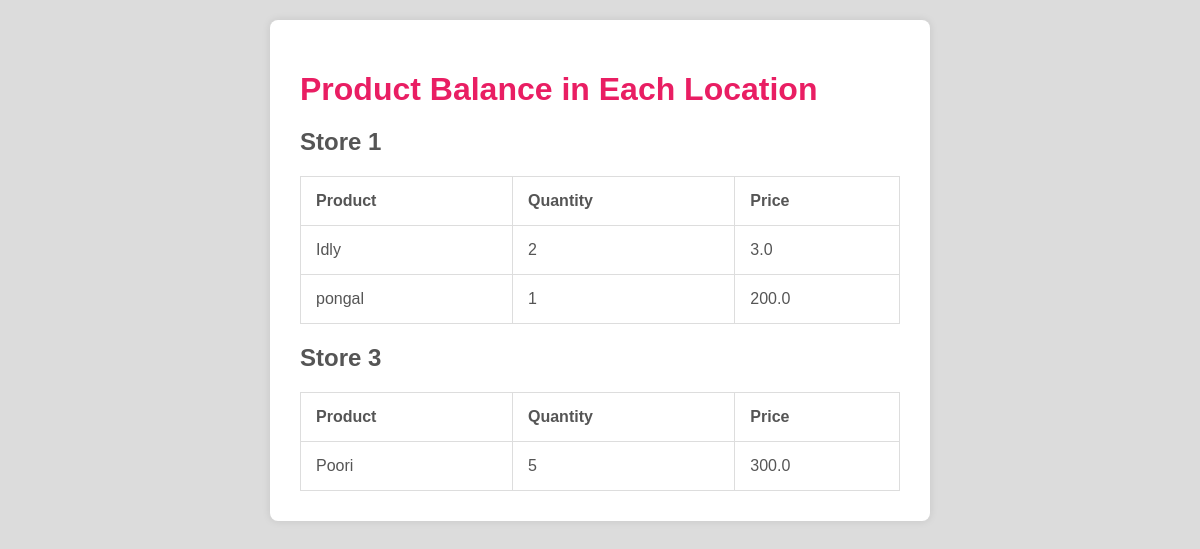
Page /product/report on the committed database.
### models.py (models this page shows)
class Location(db.Model):
    id = db.Column(db.Integer, primary_key=True)
    name = db.Column(db.String(255), nullable=False)
    products = db.relationship('Product', back_populates='location')

class Product(db.Model):
    id = db.Column(db.Integer, primary_key=True)
    name = db.Column(db.String(255), nullable=False)
    price = db.Column(db.Float, nullable=False)
    quantity = db.Column(db.Integer, nullable=False)
    location_id = db.Column(db.Integer, db.ForeignKey('location.id'), nullable=False)
    location = db.relationship('Location', back_populates='products')

### views.py (the view)
@product_bp.route('/product/report', methods=['GET'])
def product_report():
    product_balances = {}  # Dictionary to store product balances in each location
    products = Product.query.join(Location).all()
    for product in products:
        location_name = product.location.name
        product_info = {
            'name': product.name,
            'quantity': product.quantity,
            'price': product.price
        }
        if location_name not in product_balances:
            product_balances[location_name] = []
        product_balances[location_name].append(product_info)
    return render_template('report.html', product_balances=product_balances)

### templates/report.html (shortened to what this page needs)
<!DOCTYPE html>
<html lang="en">
<head>
    <link rel="stylesheet" href="{{ url_for('static', filename='styles.css') }}">
</head>
<body style="background-image: url('https://wallpapers.com/images/hd/plain-light-blue-background-3440-x-1440-6b4wkpb75fknez6m.jpg');">
    <div class="container">
        <h1 class="mt-5">Product Balance in Each Location</h1>
        {% for location, products in product_balances.items() %}
        <div class="location-heading mt-4">
            <h2>{{ location }}</h2>
        </div>
        <table class="table mt-3">
            <thead>
                <tr>
                    <th>Product</th>
                    <th>Quantity</th>
                    <th>Price</th>
                </tr>
            </thead>
            <tbody>
                {% for product in products %}
                <tr>
                    <td>{{ product.name }}</td>
                    <td>{{ product.quantity }}</td>
                    <td>{{ product.price }}</td>
                </tr>
                {% endfor %}
            </tbody>
        </table>
        {% endfor %}
    </div>
</body>
</html>

### static/styles.css (style rules this page uses)
body { font-family: 'Arial', sans-serif; background-color: #dcdcdc; margin: 0; padding: 0; color: #555; font-size: 16px; transition: background-color 0.3s ease; }
.container { max-width: 600px; margin: 20px auto; background-color: #fff; padding: 30px; border-radius: 8px; box-shadow: 0 0 8px rgba(0, 0, 0, 0.1); }
h1 { color: #e91e63; font-weight: bold; font-size: 32px; margin-bottom: 20px; }
table { width: 100%; border-collapse: collapse; margin-top: 15px; }
th, td { border: 1px solid #ddd; padding: 15px; text-align: left; }

### rows in the picture
Location: name "Store 1"
Product: name "Idly", quantity "2", price "3.0"
Product: name "pongal", quantity "1", price "200.0"
Location: name "Store 3"
Product: name "Poori", quantity "5", price "300.0"
